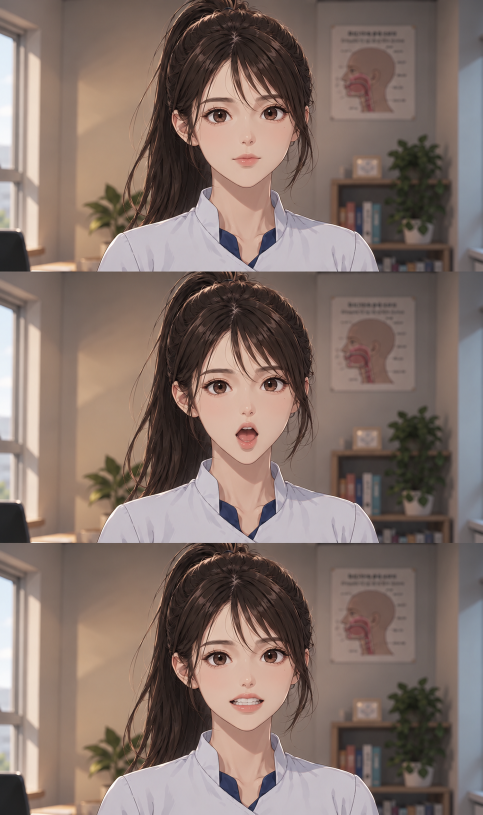
#> input picture output/training_video/lip_03_a_to_i/v002/source/full_face_atlas.png, 965 x 1629 px (shown at 1/2 size)
$ python render_full_face_pilot.py
#> lines starting #> are read from the running program, lines starting #| are printed output that depends on the picture; after the words box and inside, x2 and y2 are one past the last pixel; in counts of white or black regions, pixels touching at a corner belong together
"""Render full-face keyframes as a reproducible 24fps review animation.

Image creation/editing is performed with image_gen; this local animation stage
unpacks the keyframe atlas, stabilizes the camera, interpolates face motion and
encodes MP4. No separate drawn mouth is pasted into a static face.
"""
from pathlib import Path
import hashlib
import json
import subprocess

import cv2
import imageio_ffmpeg
import numpy as np
from PIL import Image, ImageDraw, ImageFont

ROOT=Path(__file__).resolve().parents[2]
WORK=ROOT/'output/training_video/lip_03_a_to_i/v002'
OLD=ROOT/'output/training_video/lip_03_a_to_i/v001/exports/lip_03_a_to_i_v001_review.mp4'
W,H,FPS,N=1280,720,24,120
# Match the first pilot timing to make the comparison meaningful.
TIMELINE=[(0,'neutral'),(.55,'neutral'),(1.15,'a'),(1.8,'a'),
          (2.45,'i'),(3.25,'i'),(3.85,'a'),(4.10,'a'),(4.65,'neutral'),(5,'neutral')]


def writer(path,w,h):
    if path.exists():raise FileExistsError(path)
    return subprocess.Popen([imageio_ffmpeg.get_ffmpeg_exe(),'-hide_banner','-loglevel','error','-n',
        '-f','rawvideo','-pix_fmt','rgb24','-s',f'{w}x{h}','-r',str(FPS),'-i','-',
        '-an','-c:v','libx264','-crf','18','-pix_fmt','yuv420p','-movflags','+faststart',str(path)],stdin=subprocess.PIPE)


def stabilize(img,base):
    # Estimate only camera/head drift from the upper face and hair, excluding
    # the animated mouth, jaw and cheeks. Preserve lower-face deformation.
    gray0=cv2.cvtColor(base,cv2.COLOR_RGB2GRAY)
    gray1=cv2.cvtColor(img,cv2.COLOR_RGB2GRAY)
    mask=np.zeros((H,W),np.uint8);mask[95:330,430:835]=255
    p=cv2.goodFeaturesToTrack(gray0,250,.01,6,mask=mask)
    q,ok,_=cv2.calcOpticalFlowPyrLK(gray0,gray1,p,None,winSize=(31,31),maxLevel=4)
    use=ok.ravel()==1
    matrix,inliers=cv2.estimateAffinePartial2D(q[use],p[use],method=cv2.RANSAC,ransacReprojThreshold=2.5)
    if matrix is None:raise RuntimeError('Could not stabilize full-face pose')
    return cv2.warpAffine(img,matrix,(W,H),flags=cv2.INTER_CUBIC,borderMode=cv2.BORDER_REFLECT_101),matrix.tolist()


def prepare():
    atlas=Image.open(WORK/'source/full_face_atlas.png').convert('RGB')
#> atlas is the input picture: PIL image 965x1629 RGB; mean R, G, B 131.1, 113.5, 106.1
    aw,ah=atlas.size
#> aw = 965; ah = 1629
    assert ah%3==0
    raw={name:np.array(atlas.crop((0,k*ah//3,aw,(k+1)*ah//3)).resize((W,H),Image.Resampling.LANCZOS)) for k,name in enumerate(['neutral','a','i'])}
#> raw = 3 items
    neutral=raw['neutral'];poses={'neutral':neutral};matrices={}
#> after `neutral = raw['neutral']`:
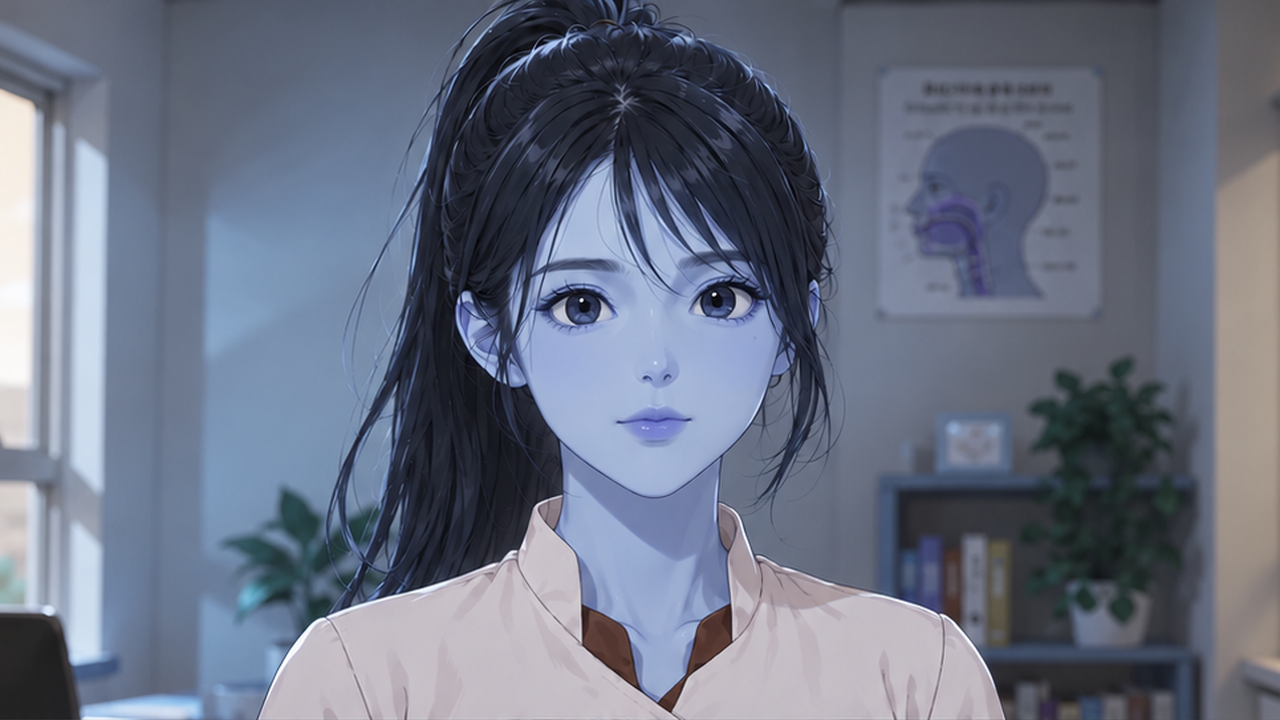
#> neutral: shape (720, 1280, 3); mean of channels 0, 1, 2 131.2, 113.6, 106.1; drawn as B, G, R
    # Broad lower-face AND neck region, not an isolated mouth patch. Maintain
    # a fixed camera/background while allowing cheek/chin/jawline deformation.
    region=np.zeros((H,W),np.float32)
    cv2.ellipse(region,(650,470),(215,185),0,0,360,1,-1)
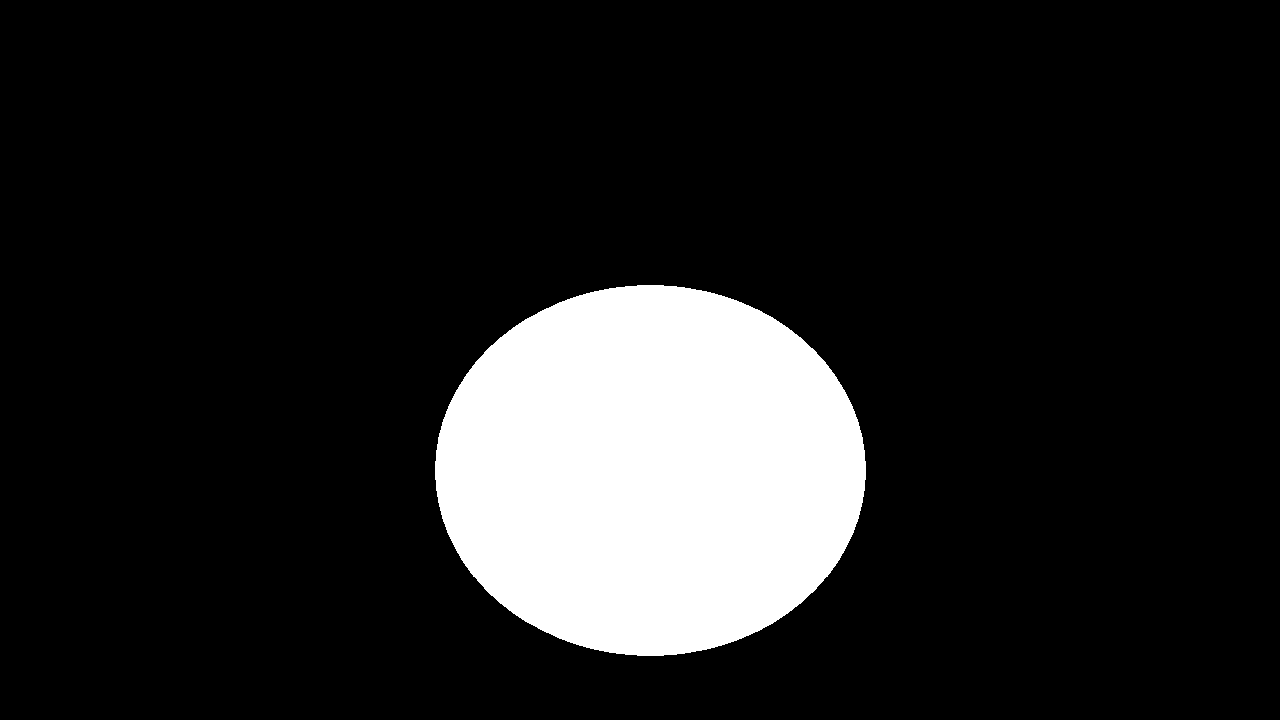
#> region: shape (720, 1280) float32; values 0 (black) and 1 (white), 13.6% white; 1 white region, box (x1, y1, x2, y2) and area: (435, 285, 866, 656) 125415
    region=cv2.GaussianBlur(region,(0,0),18)[...,None]
    for name in ['a','i']:
        aligned,matrices[name]=stabilize(raw[name],neutral)
        poses[name]=np.uint8(np.clip(neutral*(1-region)+aligned*region,0,255))
#> this loop made 2 passes
#> matrix in stabilize on passes 1 to 2: [[1, 0.000124, -0.443], [-0.000124, 1, 0.524]], [[1, -6.82e-05, -0.212], [6.82e-05, 1, 0.532]]
#> pass 1, in stabilize, `gray0=cv2.cvtColor(base,cv2.COLOR_RGB2GRAY)`:
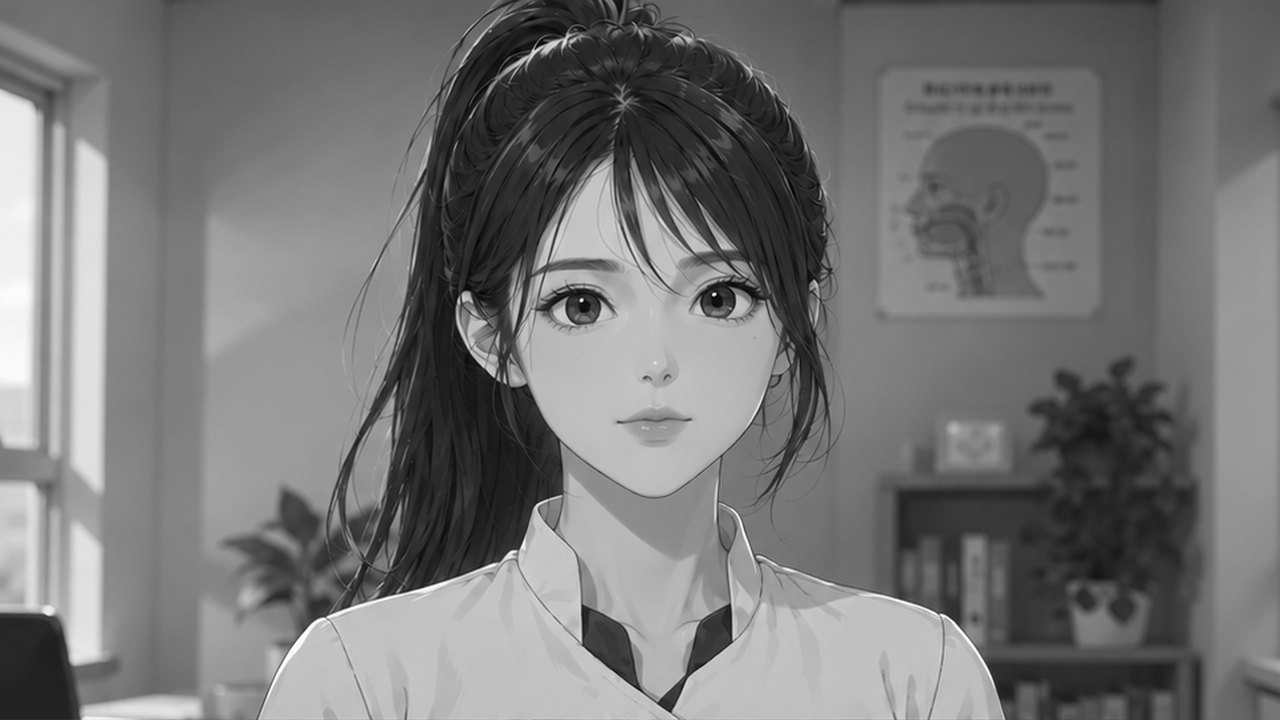
#> gray0: shape (720, 1280); min 1, max 255, mean 118
#> after the loop, matrices = {'a': [[1, 0.000124, -0.443], [-0.000124, 1, 0.524]], 'i': [[1, -6.82e-05, -0.212], [6.82e-05, 1, 0.532]]}; poses = 3 items
    for name,img in poses.items():Image.fromarray(img).save(WORK/f'source/pose_{name}.png')
#> this loop made 3 passes
#> name on passes 1 to 3: 'neutral', 'a', 'i'
#> pass 2, in prepare, `for name,img in poses.items():Image.fromarray(img).save(WORK/f'source/..`:
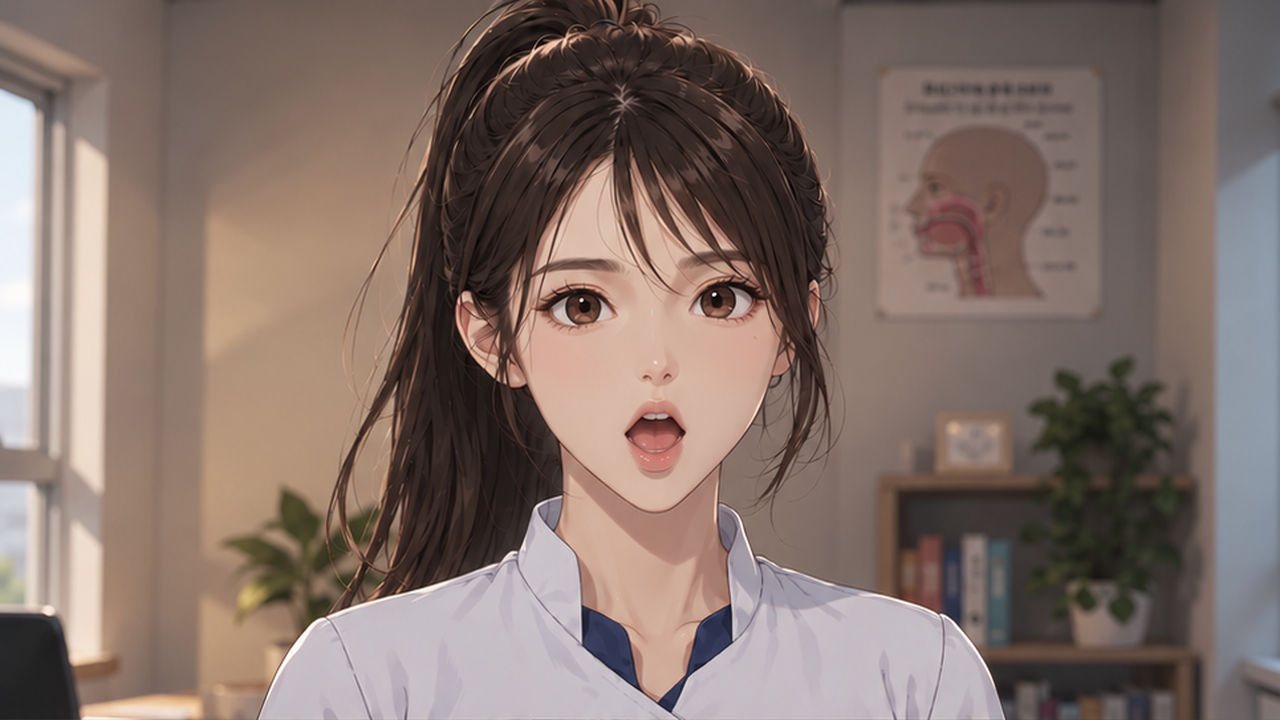
#> saved as pose_a.png: PIL image 1280x720 RGB; mean R, G, B 131, 113.4, 105.9
    return poses,matrices


def motion(a,b):
    # Dense bidirectional optical flow; this is image-based animation, not a
    # validated anatomical rig. Work at half-size then restore vector scale.
    engine=cv2.DISOpticalFlow_create(cv2.DISOPTICAL_FLOW_PRESET_MEDIUM)
    def small(img):return cv2.resize(cv2.cvtColor(img,cv2.COLOR_RGB2GRAY),(W//2,H//2))
    f=engine.calc(small(a),small(b),None)
    return cv2.resize(f,(W,H),interpolation=cv2.INTER_LINEAR)*2


def state(t):
    for (t0,a),(t1,b) in zip(TIMELINE,TIMELINE[1:]):
        if t0<=t<=t1:
            u=(t-t0)/(t1-t0);return a,b,u*u*(3-2*u)
    return 'neutral','neutral',0


def font(size):
    for path in ['/System/Library/Fonts/Supplemental/Arial.ttf','/System/Library/Fonts/Helvetica.ttc']:
        if Path(path).exists():return ImageFont.truetype(path,size)
    return ImageFont.load_default()


def compare(left,right):
    # Face closeups make the chin and cheeks readable on a normal chat screen.
    canvas=Image.new('RGB',(1440,800),(25,30,39))
    d=ImageDraw.Draw(canvas)
    d.text((28,19),'BEFORE  |  mouth overlay',font=font(30),fill=(235,235,235))
    d.text((748,19),'AFTER  |  full-face motion',font=font(30),fill=(160,228,211))
    box=(415,190,895,670)
    canvas.paste(Image.fromarray(left).crop(box).resize((720,720),Image.Resampling.LANCZOS),(0,80))
    canvas.paste(Image.fromarray(right).crop(box).resize((720,720),Image.Resampling.LANCZOS),(720,80))
    return canvas


def main():
    poses,matrices=prepare()
#> poses = 3 items
    flows={}
    for a,b in [('neutral','a'),('a','i')]:
        flows[a,b]=motion(poses[a],poses[b]);flows[b,a]=motion(poses[b],poses[a])
#> after the loop, flows = 4 items
    yy,xx=np.mgrid[0:H,0:W].astype(np.float32)
    dest=WORK/'exports/lip_03_a_to_i_v002_review.mp4'
    side=WORK/'exports/lip_03_a_to_i_v001_vs_v002.mp4'
    video=writer(dest,W,H);comparison=writer(side,1440,800)
    old=cv2.VideoCapture(str(OLD))
    snapshots={0:'neutral',20:'opening_transition',36:'a',50:'a_to_i_transition',66:'i',96:'a_return',119:'end'}
    tiles=[]
    try:
        for k in range(N):
            a,b,u=state(k/FPS)
            if a==b or u==0: frame=poses[a].copy()
            elif u==1:frame=poses[b].copy()
            else:
                f=flows[a,b];r=flows[b,a]
                wa=cv2.remap(poses[a],xx-u*f[...,0],yy-u*f[...,1],cv2.INTER_CUBIC,borderMode=cv2.BORDER_REFLECT_101)
                wb=cv2.remap(poses[b],xx-(1-u)*r[...,0],yy-(1-u)*r[...,1],cv2.INTER_CUBIC,borderMode=cv2.BORDER_REFLECT_101)
                frame=cv2.addWeighted(wa,1-u,wb,u,0)
            ok,previous=old.read()
            if not ok:raise RuntimeError('Old reference ended early')
            previous=cv2.cvtColor(previous,cv2.COLOR_BGR2RGB)
            pair=compare(previous,frame)
            video.stdin.write(frame.tobytes());comparison.stdin.write(pair.tobytes())
            if k in snapshots:
                Image.fromarray(frame).save(WORK/f'review/{snapshots[k]}.png')
                pair.save(WORK/f'review/compare_{snapshots[k]}.jpg',quality=93)
                if k in [0,36,66,119]:tiles.append(pair.resize((576,320)))
    finally:
        old.release();video.stdin.close();comparison.stdin.close()
    if video.wait()!=0 or comparison.wait()!=0:raise RuntimeError('Encoding failed')
    contact=Image.new('RGB',(1152,640))
    for k,p in enumerate(tiles):contact.paste(p,((k%2)*576,(k//2)*320))
    contact.save(WORK/'review/comparison_keyframes.jpg',quality=95)
    info={'status':'visual_review_draft','clinical_review':'pending','method':'image_gen full-face keyframes + local bidirectional optical flow',
          'timeline':TIMELINE,'stabilization':matrices,'fps':FPS,'frames':N,'seconds':N/FPS,
          'limitations':['Image-based interpolation can soften lips or teeth during transitions.',
                         'Character identity and motion naturalness require user review; no anatomical rig or clinical validation.'],
          'outputs':{p.name:{'sha256':hashlib.sha256(p.read_bytes()).hexdigest(),'bytes':p.stat().st_size} for p in [dest,side]}}
    (WORK/'review/render.json').write_text(json.dumps(info,ensure_ascii=False,indent=2)+'\n')
    print(dest);print(side)

if __name__=='__main__':main()
#> (the call stopped at in writer, `return subprocess.Popen([imageio_ffmpeg.get_ffmpeg_exe(),'-hide_banner..`: imageio_ffmpeg is not available in this run)
